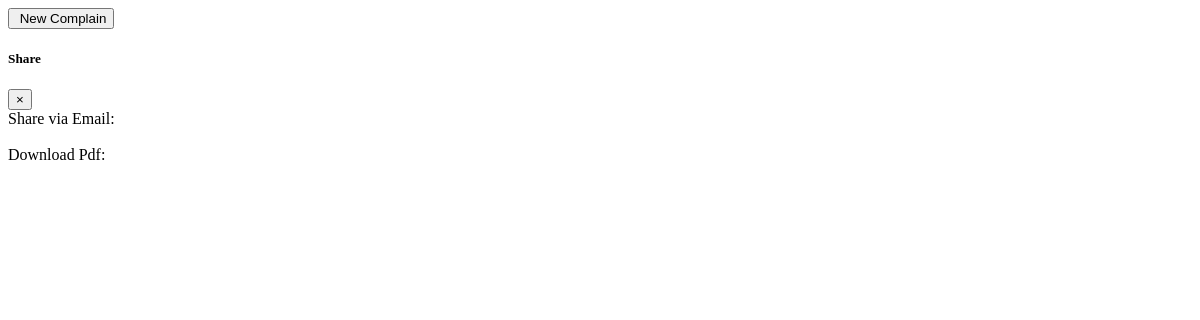
The page /mycomplain/ (signed in) on the database as committed earlier.
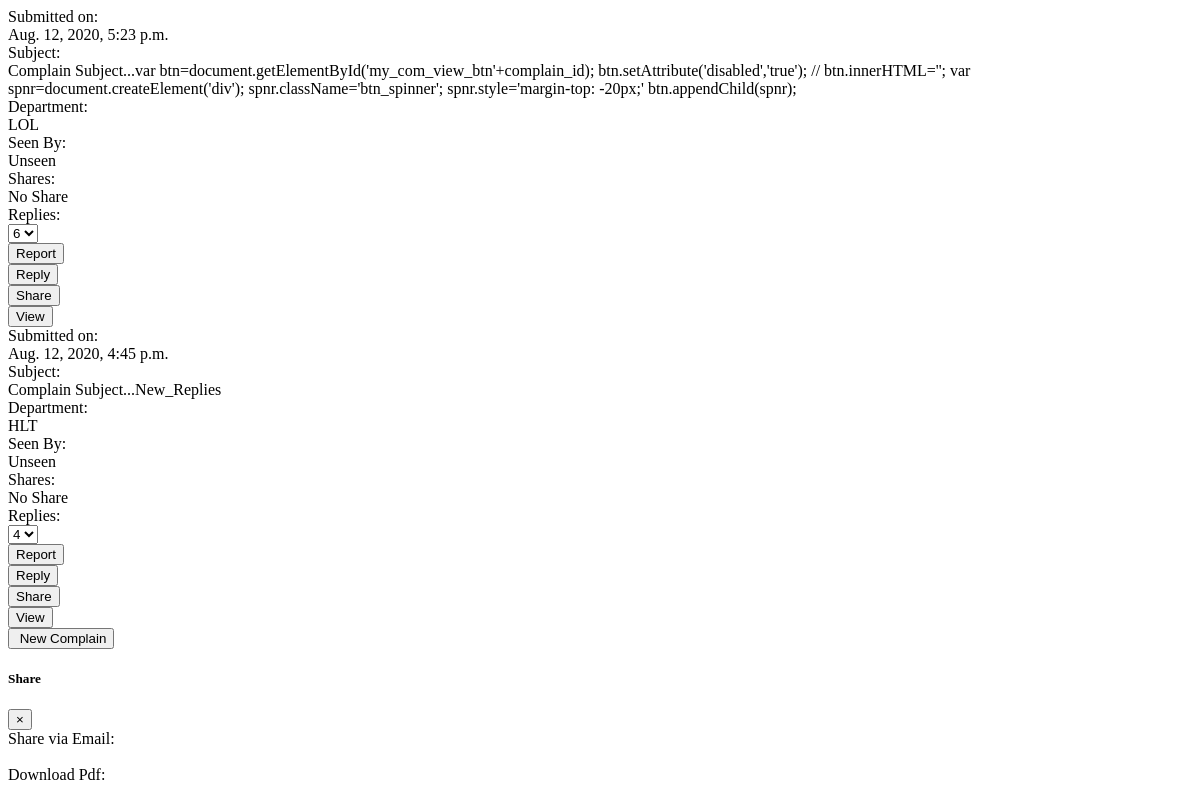
The same page on the database as committed later.
### mainsite/models.py (models this page shows, shortened)
class Complain(models.Model):
    User_ID = models.ForeignKey(User, on_delete=models.CASCADE)
    DateTime=models.DateTimeField(default=datetime.datetime.now())
    Department=models.CharField(max_length=500)
    Subject=models.TextField()
    Body=models.TextField()
    Attachments=models.FileField(upload_to="User_Data")
    Priority=models.CharField(max_length=50)
    Seen_By=models.TextField(default='{}')
    Shares=models.TextField(default='{}')
    Reports=models.TextField(default='{}')
    Replies=models.TextField(default='{}')
    Status=models.CharField(max_length=100,default="Unseen")
    Remarks = models.CharField(max_length=100, default="")

### mainsite/views.py (the view)
# urls.py: path('mycomplain/', views.myComplain, name='mycomplain'),
@login_required(login_url='login')
def myComplain(request):
    coms=Complain.objects.filter(User_ID=request.user).order_by('-DateTime')
    data=[]
    for com in coms:
        reps=Replies.objects.filter(Complain_ID=com).order_by('-DateTime')
        if len(reps)==0:
            data.append([com,[]])
        else:
            data.append([com, reps])
    contex={'datas':data}
    return render(request,'mainsite/mycomplain.html',contex)

### mainsite/templatetags/mytags.py (called while the page is built)
@register.filter
@stringfilter
def evalutae(value):
    return eval(value)

@register.filter
def get_lenght(obj):
    return str(len(obj))

### templates/mainsite/mycomplain.html (shortened to what this page needs)
{% load mytags %}
<div class="compln">
    <div class="row">
        <div class="col-sm-12 col-md-6 coms">
            {%for data in datas%}
            <div class="card complns">
                <div class="card-body">
                    <div class="row">
                        <div class="col">
                            Submitted on:
                        </div>
                        <div class="col com_lbl">
                            {{data.0.DateTime}}
                        </div>
                    </div>
                    <div class="row">
                        <div class="col">
                            Subject:
                        </div>
                        <div class="col com_lbl">
                            {{data.0.Subject}}
                        </div>
                    </div>
                    <div class="row">
                        <div class="col">
                            Department:
                        </div>
                        <div class="col com_lbl">
                            {{data.0.Department}}
                        </div>
                    </div>
                    <div class="row">
                        <div class="col">
                            Seen By:
                        </div>
                        <div class="col com_lbl">
                            {% if data.0.Seen_By|evalutae|get_lenght == '0' %}
                               Unseen
                            {% else %}
                                <select class="sel_dep">
                                    {%for itm in data.0.Seen_By|evalutae|get_dict_value %}
                                      <option>{{itm}}</option>
                                    {% endfor %}
                                </select>
                            {% endif %}
                        </div>
                    </div>
                    <div class="row">
                        <div class="col">
                            Shares:
                        </div>
                        <div class="col com_lbl">
                            {% if data.0.Shares|evalutae|get_lenght == '0' %}
                               No Share
                            {% else %}
                                <select class="sel_dep">
                                    {%for itm in data.0.Shares|evalutae|get_dict_value %}
                                      <option>{{itm}}</option>
                                    {% endfor %}
                                </select>
                            {% endif %}
                        </div>
                    </div>
                    <div class="row">
                        <div class="col">
                            Replies:
                        </div>
                        <div class="col com_lbl">
                            {% if data.1|get_lenght == '0' %}
                               No Replies
                            {% else %}
                                <select class="sel_dep" id="replies_sel_{{data.0.id}}" onchange="Onclick_Replies_Option('{{data.0.id}}')">
                                    <option value="">{{data.1|get_lenght}}</option>
                                </select>
                            {% endif %}
                        </div>
                    </div>
                </div>
                <div class="card-footer text-center">
                    <div class="row justify-content-center">
                        <div class="col ">
                            <button class="g-button">Report</button>
                        </div>
                        <div class="col ">
                            <button class="g-button" onclick="Reply_to_Comment('{{data.0.id}}')">Reply</button>
                        </div>
                        <div class="col ">
                            <button class="g-button" onclick="Share_mdl('{{data.0.id}}')"
                            data-toggle="modal" data-target="#exampleModalCenter" type="button">Share</button>
                        </div>
                        <div class="col ">
                            <button class="g-button" disable id="my_com_view_btn{{data.0.id}}" onclick="viewcomplain('{{data.0.id}}')">View</button>
                        </div>
                    </div>
                </div>
            </div>
            {% endfor %}
        </div>
        <div class="col-sm-12 col-md-3 new_cmp">
            <button onclick="newComplain()" data-toggle="tooltip" data-placement="bottom"
                title="New Comment"
                class="addc">
                &nbsp;New Complain
            </button>
        </div>
    </div>
</div>
<div class="modal fade" id="exampleModalCenter" tabindex="-1" role="dialog" aria-labelledby="exampleModalCenterTitle" aria-hidden="true">
  <div class="modal-dialog modal-dialog-centered"  role="document">
    <div class="modal-content">
      <div class="modal-header">
        <h5 class="modal-title" id="exampleModalLongTitle">Share</h5>
        <button type="button" class="close" data-dismiss="modal" aria-label="Close">
          <span aria-hidden="true">&times;</span>
        </button>
      </div>
      <div class="modal-body">
          <div class="row">
              <div class="col">Share via Email:</div>
          </div>
          <br>
          <div class="row">
              <div class="col">Download Pdf:</div>
          </div>
      </div>
    </div>
  </div>
</div>

Rows that differ between the two databases and show on the page:
now on this page (row edited): Complain: DateTime "Aug. 12, 2020, 5:23 p.m.", Subject "Complain Subject...var btn=document.getElementById('my_com_view_btn'+complain_id); btn.setAttribute('disabled','true'); // btn.innerHTML=''; var spnr=document.createElement('div'); spnr.className='btn_spinner'; spnr.style='margin-top: -20px;' btn.appendChild(spnr);", Department "LOL", Seen_By "Unseen", Shares "No Share", id "6"
now on this page (row edited): Complain: DateTime "Aug. 12, 2020, 4:45 p.m.", Subject "Complain Subject...New_Replies", Department "HLT", Seen_By "Unseen", Shares "No Share", id "4"
